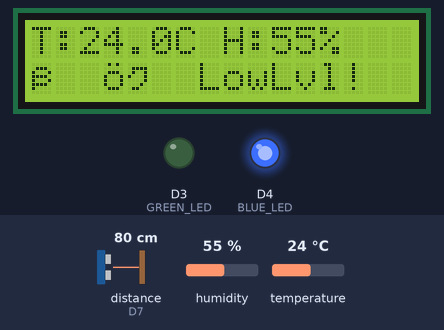
A sketch run on a simulated ESP8266 (NodeMCU). Shown: 16×2 character LCD, output pins drawn as LEDs (lit = HIGH). Wiring (inferred from the names in the program): ultrasonic range finder: trigger D6; echo D7. The inputs (shaded band) are chosen by the test bench; at power-on: distance to the obstacle (sensor on D7) 80 cm, humidity 55 %, temperature 24 °C. The echo pulse lasts 58.3 µs per cm; WiFi joins after 1.5 s; servers stay silent unless stated; uploads are accepted with an empty reply; the local clock reads 2024-03-15 10:24:30 at power-on unless the sketch sets it; pins used as bus, display or sensor lines are not drawn; what the sketch prints to the serial monitor is not drawn.

Above: at 7.5 s.
7.6 s: distance to the obstacle (sensor on D7) set to 29 cm
19.8 s: distance to the obstacle (sensor on D7) set to 24 cm
At 20.5 s:
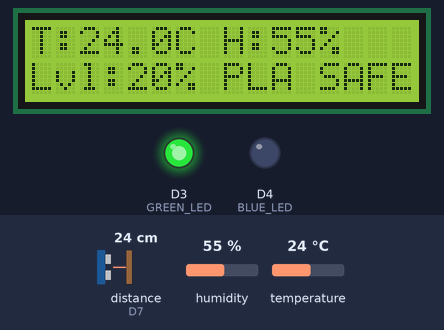
23.1 s: humidity set to 59 %
At 27.5 s:
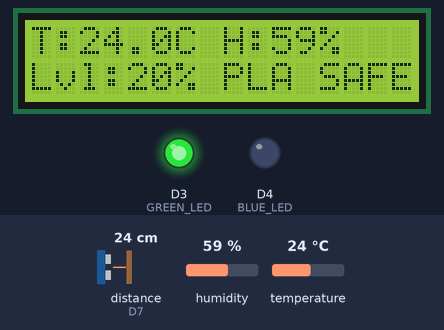
27.8 s: humidity set to 62 %
At 33.2 s:
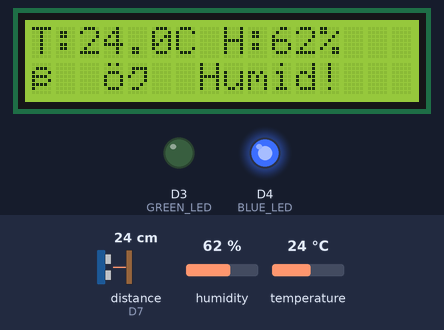
34.3 s: temperature set to 29 °C
At 40.1 s:
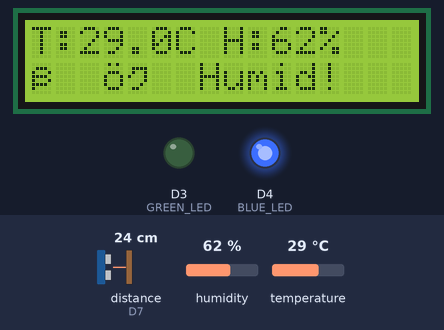
40.8 s: temperature set to 32 °C
At 47.0 s:
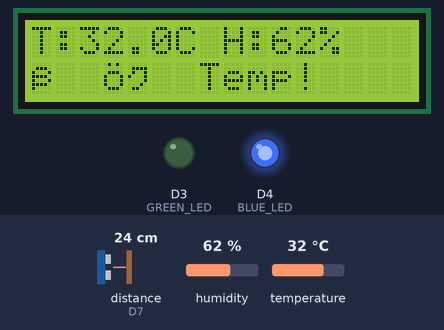
Timing chart, 0 to 48.3 s (numbered marks = the images above; inputs shaded):
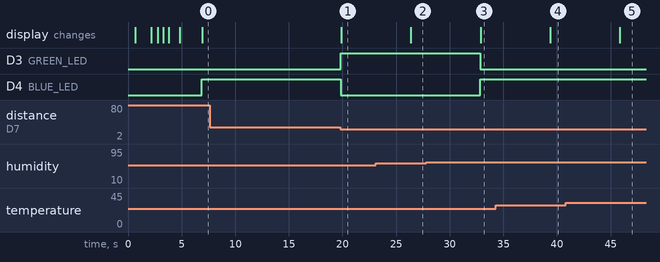

The sketch:

nodemcu_aws_local.ino
```cpp
#include <ESP8266WiFi.h>
#include <ESP8266HTTPClient.h> // Built-in: Handles both KVDB cloud and secure AWS HTTP requests
#include <WiFiClientSecure.h>  // Built-in: Handles secure SSL handshake
#include <Wire.h>
#include <LiquidCrystal_I2C.h>
#include <DHT11.h>
#include <time.h>

// ==========================================
// 1. WI-FI & CLOUD CONFIGURATION
// ==========================================
const char* ssid = "REMAC";
const char* password = "12345678";

// AWS IoT Core HTTPS REST Settings (No MQTT library required!)
const char* aws_endpoint = "a1kneu9xpfe402-ats.iot.eu-north-1.amazonaws.com";
const char* aws_topic = "remac/node1/data";

// Vercel cloud server URL (exposes your private telemetry endpoints)
const String vercel_project_name = "YOUR_VERCEL_PROJECT"; // <-- CHANGE THIS to your Vercel project name!
const String cloud_server_url = "https://" + vercel_project_name + ".vercel.app/api/telemetry/1";

// ==========================================
// 2. AWS SECURITY CERTIFICATES (PEM format)
// ==========================================

// Amazon Root CA 1
const char* AWS_CERT_CA = R"EOF(
-----BEGIN CERTIFICATE-----
MIIDQTCCAimgAwIBAgITBmyfz5m/jAo54vB4ikPmljZbyjANBgkqhkiG9w0BAQsF
ADA5MQswCQYDVQQGEwJVUzEPMA0GA1UEChMGQW1hem9uMRkwFwYDVQQDExBBbWF6
b24gUm9vdCBDQSAxMB4XDTE1MDUyNjAwMDAwMFoXDTM4MDExNzAwMDAwMFowOTEL
MAkGA1UEBhMCVVMxDzANBgNVBAoTBkFtYXpvbjEZMBcGA1UEAxMQQW1hem9uIFJv
b3QgQ0EgMTCCASIwDQYJKoZIhvcNAQEBBQADggEPADCCAQoCggEBALJ4gHHKeNXj
ca9HgFB0fW7Y14h29Jlo91ghYPl0hAEvrAIthtOgQ3pOsqTQNroBvo3bSMgHFzZM
9O6II8c+6zf1tRn4SWiw3te5djgdYZ6k/oI2peVKVuRF4fn9tBb6dNqcmzU5L/qw
IFAGbHrQgLKm+a/sRxmPUDgH3KKHOVj4utWp+UhnMJbulHheb4mjUcAwhmahRWa6
VOujw5H5SNz/0egwLX0tdHA114gk957EWW67c4cX8jJGKLhD+rcdqsq08p8kDi1L
93FcXmn/6pUCyziKrlA4b9v7LWIbxcceVOF34GfID5yHI9Y/QCB/IIDEgEw+OyQm
jgSubJrIqg0CAwEAAaNCMEAwDwYDVR0TAQH/BAUwAwEB/zAOBgNVHQ8BAf8EBAMC
AYYWHQYDVR0OBBYEFIQYzIU07LwMlJQuCFmcx7IQTgoIMA0GCSqGSIb3DQEBCwUA
A4IBAQCY8jdaQZChGsV2USggNiMOruYou6r4lK5IpDB/G/wkjUu0yKGX9rbxenDI
U5PMCCjjmCXPI6T53iHTfIUJrU6adTrCC2qJeHZERxhlbI1Bjjt/msv0tadQ1wUs
N+gDS63pYaACbvXy8MWy7Vu33PqUXHeeE6V/Uq2V8viTO96LXFvKWlJbYK8U90vv
o/ufQJVtMVT8QtPHRh8jrdkPSHCa2XV4cdFyQzR1bldZwgJcJmApzyMZFo6IQ6XU
5MsI+yMRQ+hDKXJioaldXgjUkK642M4UwtBV8ob2xJNDd2ZhwLnoQdeXeGADbkpy
rqXRfboQnoZsG4q5WTP468SQvvG5
-----END CERTIFICATE-----
)EOF";

// Client Certificate
const char* AWS_CERT_CRT = R"EOF(
-----BEGIN CERTIFICATE-----
MIIDWTCCAkGgAwIBAgIUUAyAqjAsJp1rfWjO270c3bQ7NewwDQYJKoZIhvcNAQEL
BQAwTTFLMEkGA1UECwxCQW1hem9uIFdlYiBTZXJ2aWNlcyBPPUFtYXpvbi5jb20g
SW5jLiBMPVNlYXR0bGUgU1Q9V2FzaGluZ3RvbiBDPVVTMB4XDTI2MDYyODExMTYy
MVoXDTQ5MTIzMTIzNTk1OVowHjEcMBoGA1UEAwwTQVdTIElvVCBDZXJ0aWZpY2F0
ZTCCASIwDQYJKoZIhvcNAQEBBQADggEPADCCAQoCggEBANn3QKOnBY5VGlqVeqK1
BrFA8x22TtvHtm6GsYUo11pPC/ca53IQOHIX1fMfBwE2C6D3kXdoOPANvamF/lVl
V9TnR2hnrH/n2XnFIv+/WK6ajzMp4oEOvRXbGd+L5L5qUkEwP9SAmRkeu7VzC6Te
TqR0lqzlQrfwyxaNcN1Bf767uSlQedz3yaZnFJdOOM3gXN28F00mADs/JLDzfvpz
4+XUR2u2InPZsDJdfBEe0b+qrP7TW7kNzEgZBOlh8MmcRNyqaGs8ZsY07rEMKJP3
XhU9AxAZ9lnEdngzOUsgxn7BRMLT0lbMuSA9+an1nD3rlkSm0EHzy3R1gqXHQMSU
daMCAwEAAaNgMF4wHwYDVR0jBBgwFoAUsySfte+GiXMfiJbNhtyeLvBfgo8wHQYD
VR0OBBYEFG6+DdlJw+CC9BrBGP9aiyrIMTjRMAwGA1UdEwEB/wQCMAAwDgYDVR0P
AQH/BAQDAgeAMA0GCSqGSIb3DQEBCwUAA4IBAQB0IEgW43ZXGqOkMghI2HouGeut
lUmNtkSujGpiCKj+yTF4tJAUJnoM6ZJRZFgPAYmJguCxpP6gzZ+FguEHYwHzcq0Q
jVAs9vWJ85/YrTWOqV3yd+KNwRZjeosG+rWhyCQRCEQjVktLM4KS6fy5hYDCqnc9
h38n2mfexPRYeoF0Og4y2uvziY6DzKrPixahLzCNLYtCfOoDekjX2Vy6xqbDV25b
cLsVPEyq64SbMRzmUHN75R3VhlLoLqdbqv2YaHcxrOcGCKCRFjP9lk216PBnmMMb
/A1WGK41yba2vtbtx7D8otfF5jP3n+w1TXnSnCRi7NwuC/fvQm1oNOVE/0F/
-----END CERTIFICATE-----
)EOF";

// Private Key
const char* AWS_CERT_PRIVATE = R"EOF(
-----BEGIN RSA PRIVATE KEY-----
MIIEpAIBAAKCAQEA2fdAo6cFjlUaWpV6orUGsUDzHbZO28e2boaxhSjXWk8L9xrn
chA4chfV8x8HATYLoPeRd2g48A29qYX+VWVX1OdHaGesf+fZecUi/79YrpqPMyni
gQ69FdsZ34vkvmpSQTA/1ICZGR67tXMLpN5OpHSWrOVCt/DLFo1w3UF/vru5KVB5
3PfJpmcUl044zeBc3bwXTSYAOz8ksPN++nPj5dRHa7Yic9mwMl18ER7Rv6qs/tNb
uQ3MSBkE6WHwyZxE3KpoazxmxjTusQwok/deFT0DEBn2WcR2eDM5SyDGfsFEwtPS
Vsy5ID35qfWcPeuWRKbQQfPLdHWCpcdAxJR1owIDAQABAoIBABIWABkUPNPIn/0w
NhLWLo36s7GddQGrmqmlJ4nDD8uAj5+bbeT7D5P4AlrAEla5Y1Gh+UINNdxFZ51v
buErHZSe9D/nilq6pEMEZpkOCY/DZ2p5aUAINwxfN9BizUI3lEewdztsyEdbU3wE
5cxyXdgrjG0gQN7+bfubFOhnDPCIf+GBzBn/37yxKYOZaU49/N2jmysMU1q8Gr63
lRfucR+Y6vItrtqDhVRwvLapYqDBhCelkB3FlSaXInPYcHBVvTlAcN3m+9M97LKz
2Ek8yoLyGZ8U9uoai3kppgrbeX55rqs3dbJemGcuBS9pfzaZwmmMLMH6Gh3VFjXK
8oMAFGECgYEA9ssCgumMYBFQiSEG248aJld80WA6j93uVW/kdB3vdCOm9wbx9913
SR+0nYiz/ulbpE4aY6hDyUypTRehLQ5XoWVdpokzokSFN+jKsEUrOdQkEDp9Vaxx
Ryf3fA1QLVemyFzcvsQ4AJx3zCMJzATEheOUCpn/tlkcp0+Ovp6jGQsCgYEA4hjt
8qEhtB/Tf6g65L8jFtAKUlKgwdm3Xar28sgDliu4QdeyUq/hzEnUaE5SGFCbEOvE
7//zNPgIkn0piuvXoYlMeCVEGKsH7/9PK225Cl/zWulDFsmwsqtqAWJGRaRdX9Pt
znkNSx7SrtMnAXXVw00V3WATJfaSMYnzMq+o5MkCgYB3UfPm45AxKm3rvwIXyXp1
Kzt357Sotj5zJGQqGAcb+djR+pOmqXbw7dlfiSatipn6OKDdqg8MFnqMgW414IdR
yzaaPB+wxrw6Kd1FmEur6/t7tSu/7l3eb15ipfUr1wMWQH+h5DDHat8o3Y/xCiUS
LtP2xDo0KaWG5xo243ArvQKBgQCuG2po08IjdfqlLEQl0DZSI+Q+3pgijuhQPg4q
iPGSG5qpQVN1rzEe4p+prt4zESdIEXa3Jg7/9ByNycpKyzBimVsEjhXxNQtIuf8a
P0UmAxtgH45lJu1luPBJnobkrBynZYiT3c3p0hOFQt6flkEFQwAaWBiGvGh5s3RO
zMwvWQKBgQC+Qbb0c+cZlgcTG/cyRQ/xkIS5rrDPy/g0B/klIJMWAKoIy+e5tBIo
6n4Ev29ZwrNMi8R+ig/rlY/09uO/fVH1wxltYlg15DreJ2zLGfrCWVQIjaquSMXY
Ib+Zf3ytG80g1jsnPMsR1rirHV5R109o+fQLpErN8mw20jeXbsRw+Q==
-----END RSA PRIVATE KEY-----
)EOF";

// ==========================================
// 3. HARDWARE PIN DEFINITIONS & MODULES
// ==========================================
#define DHTPIN D5
#define TRIG D6
#define ECHO D7
#define GREEN_LED D3
#define BLUE_LED D4
#define TANK_HEIGHT 30.0

LiquidCrystal_I2C lcd(0x27, 16, 2);
DHT11 dht11(DHTPIN);

// WiFi Clients
WiFiClientSecure wifiSecureClient;   // Handles secure SSL handshake for AWS IoT Core
WiFiClientSecure wifiClientInsecure; // Handles SSL logic for cloud backups if needed
WiFiClient localClient;             // Handles unencrypted local HTTP requests to your PC server
time_t nowTime;

// BearSSL Certificate Wrapper Objects for AWS
BearSSL::X509List caCert(AWS_CERT_CA);
BearSSL::X509List clientCert(AWS_CERT_CRT);
BearSSL::PrivateKey clientKey(AWS_CERT_PRIVATE);

// Thresholds & Status variables
String material = "PLA";
const float TEMP_LIMIT = 30.0;
const float HUM_LIMIT = 60.0;
const float LEVEL_LIMIT = 15.0;

// Variables to cache sensor readings
float currentTemp = 0.0;
float currentHum = 0.0;
float currentLevel = 0.0;
bool hasCurrentAlert = false;
bool isTempAlert = false;
bool isHumAlert = false;
bool isLevelAlert = false;

// ==========================================
// 4. FUNCTION DEFINITIONS
// ==========================================

void connectToWiFi() {
  Serial.print("Connecting to WiFi: ");
  Serial.println(ssid);

  lcd.clear();
  lcd.setCursor(0, 0);
  lcd.print("WiFi Connecting");

  WiFi.disconnect();
  WiFi.mode(WIFI_STA);
  delay(100);
  WiFi.begin(ssid, password);

  int counter = 0;
  while (WiFi.status() != WL_CONNECTED) {
    delay(500);
    Serial.print(".");
    lcd.setCursor(counter % 16, 1);
    lcd.print(".");
    counter++;
    if (counter > 30) {
      Serial.println("\nWiFi timeout! Operating offline.");
      lcd.clear();
      lcd.print("WiFi Offline");
      delay(1000);
      return;
    }
  }

  Serial.println("\nWiFi Connected successfully!");
  lcd.clear();
  lcd.print("WiFi Connected");
  delay(1000);
}

void syncTime() {
  Serial.print("Setting time using SNTP (for AWS SSL certificates)... ");
  lcd.clear();
  lcd.print("Syncing Time...");

  configTime(0, 0, "pool.ntp.org", "time.nist.gov");
  nowTime = time(nullptr);

  int timeout = 0;
  while (nowTime < 8 * 3600 * 2) {
    delay(500);
    Serial.print(".");
    nowTime = time(nullptr);
    timeout++;
    if (timeout > 30) {
      Serial.println("\nFailed to sync time! AWS Core connection might fail.");
      lcd.clear();
      lcd.print("Time Sync Fail");
      delay(1000);
      return;
    }
  }

  Serial.println("\nTime synchronized successfully!");
  lcd.clear();
  lcd.print("Time Synced!");
  delay(1000);
}

float getDistance() {
  digitalWrite(TRIG, LOW);
  delayMicroseconds(2);
  digitalWrite(TRIG, HIGH);
  delayMicroseconds(10);
  digitalWrite(TRIG, LOW);

  long duration = pulseIn(ECHO, HIGH, 30000);
  if (duration == 0) return -1.0;
  return duration * 0.0343 / 2.0;
}

void updateLCD() {
  lcd.clear();
  // Display Live Readings on top line, status & alert warning on bottom line
  lcd.setCursor(0, 0);
  lcd.print("T:"); lcd.print(currentTemp, 1); lcd.print("C H:"); lcd.print(currentHum, 0); lcd.print("%");

  lcd.setCursor(0, 1);
  if (hasCurrentAlert) {
    lcd.print("⚠️ ");
    if (isTempAlert) lcd.print("Temp!");
    else if (isHumAlert) lcd.print("Humid!");
    else if (isLevelAlert) lcd.print("LowLvl!");
  } else {
    lcd.print("Lvl:"); lcd.print(currentLevel, 0); lcd.print("% PLA SAFE");
  }
}

// ==========================================
// 5. MAIN SETUP & LOOP
// ==========================================
void setup() {
  Serial.begin(115200);
  delay(500);

  pinMode(TRIG, OUTPUT);
  pinMode(ECHO, INPUT);
  pinMode(GREEN_LED, OUTPUT);
  pinMode(BLUE_LED, OUTPUT);

  digitalWrite(GREEN_LED, LOW);
  digitalWrite(BLUE_LED, LOW);

  Wire.begin(D2, D1); // SDA = D2, SCL = D1

  lcd.begin(16, 2);
  lcd.init();
  lcd.backlight();
  lcd.clear();
  lcd.print("REMAC system");
  lcd.setCursor(0, 1);
  lcd.print("Booting up...");
  delay(1500);

  connectToWiFi();

  // Set insecure mode for KVDB.io cloud uploads to bypass CA certificate check (saves RAM!)
  wifiClientInsecure.setInsecure();

  if (WiFi.status() == WL_CONNECTED) {
    syncTime();
  }
}

void loop() {
  // 1. Read Sensors (Happens exactly once every 5 seconds)
  float temperature = dht11.readTemperature();
  float humidity = dht11.readHumidity();
  float distance = getDistance();
  float level = 0.0;

  if (isnan(temperature)) temperature = currentTemp;
  if (isnan(humidity)) humidity = currentHum;

  if (distance < 0) {
    level = currentLevel;
  } else {
    level = ((TANK_HEIGHT - distance) / TANK_HEIGHT) * 100.0;
    if (level > 100) level = 100.0;
    if (level < 0) level = 0.0;
  }

  // Set alert statuses
  isTempAlert = temperature > TEMP_LIMIT;
  isHumAlert = humidity > HUM_LIMIT;
  isLevelAlert = level < LEVEL_LIMIT;
  hasCurrentAlert = isTempAlert || isHumAlert || isLevelAlert;

  // LED logic
  if (hasCurrentAlert) {
    digitalWrite(GREEN_LED, LOW);
    digitalWrite(BLUE_LED, HIGH); // Alarm LED
  } else {
    digitalWrite(GREEN_LED, HIGH); // Safe LED
    digitalWrite(BLUE_LED, LOW);
  }

  String statusStr = hasCurrentAlert ? "DANGER" : "SAFE";
  String alertStr = "None";
  if (isTempAlert && isHumAlert && isLevelAlert) alertStr = "High Temp + High Humid + Low Material";
  else if (isTempAlert && isHumAlert) alertStr = "High Temperature + High Humidity";
  else if (isTempAlert && isLevelAlert) alertStr = "High Temperature + Low Material";
  else if (isHumAlert && isLevelAlert) alertStr = "High Humidity + Low Material";
  else if (isTempAlert) alertStr = "High Temperature";
  else if (isHumAlert) alertStr = "High Humidity";
  else if (isLevelAlert) alertStr = "Low Material Level";

  // Cache values globally
  currentTemp = temperature;
  currentHum = humidity;
  currentLevel = level;

  // 2. Display on LCD and Serial Monitor
  updateLCD();

  time_t now = time(nullptr);
  String timestampStr;
  if (now > 8 * 3600 * 2) {
    struct tm* timeinfo = localtime(&now);
    char timeBuffer[20];
    strftime(timeBuffer, sizeof(timeBuffer), "%H:%M:%S", timeinfo);
    timestampStr = String(timeBuffer);
  } else {
    timestampStr = String(millis() / 1000) + "s";
  }

  Serial.println("==========================================");
  Serial.print("Timestamp   : "); Serial.println(timestampStr);
  Serial.print("Temperature : "); Serial.print(temperature); Serial.println(" C");
  Serial.print("Humidity    : "); Serial.print(humidity); Serial.println(" %");
  Serial.print("Level       : "); Serial.print(level); Serial.println(" %");
  Serial.print("Alerts      : "); Serial.println(alertStr);

  // ==========================================
  // A. UPLOAD TO CLOUD TELEMETRY STORAGE (JSONBlob - Direct Internet Upload)
  // ==========================================
  if (WiFi.status() == WL_CONNECTED) {
    HTTPClient http;

    // We send to the secure cloud endpoint directly! No local server needed on PC!
    http.begin(wifiClientInsecure, cloud_server_url);
    http.addHeader("Content-Type", "application/json");

    String jsonPayload = "{";
    jsonPayload += "\"device\":\"REMAC_PET_001\",";
    jsonPayload += "\"timestamp\":\"" + timestampStr + "\",";
    jsonPayload += "\"temperature\":" + String(temperature, 1) + ",";
    jsonPayload += "\"humidity\":" + String(humidity, 1) + ",";
    jsonPayload += "\"distance\":" + String(distance, 1) + ",";
    jsonPayload += "\"material_level\":" + String(level, 1) + ",";
    jsonPayload += "\"status\":\"" + statusStr + "\",";
    jsonPayload += "\"active_alert\":\"" + alertStr + "\",";
    jsonPayload += "\"random_forest\":\"" + statusStr + "\",";
    jsonPayload += "\"isolation_forest\":\"" + String(hasCurrentAlert ? "ANOMALY" : "NORMAL") + "\",";
    jsonPayload += "\"temperature_risk\":" + String((temperature / 40.0) * 100, 1) + ",";
    jsonPayload += "\"humidity_risk\":" + String((humidity / 60.0) * 100, 1);
    jsonPayload += "}";

    Serial.print("Uploading to Dashboard... ");
    int httpResponseCode = http.PUT(jsonPayload); // PUT updates our telemetry endpoint on the local PC server
    Serial.println(httpResponseCode); // Prints 200 on success!
    http.end();
  } else {
    Serial.println("Dashboard upload skipped (WiFi disconnected).");
  }

  // ==========================================
  // B. UPLOAD TO AWS IOT CORE (HTTPS POST port 8443)
  // ==========================================
  if (WiFi.status() == WL_CONNECTED) {
    HTTPClient http;

    // Configure BearSSL securely using native methods
    wifiSecureClient.setBufferSizes(2048, 1024); // Optimize handshakes for ESP8266 RAM
    wifiSecureClient.setTrustAnchors(&caCert);
    wifiSecureClient.setClientRSACert(&clientCert, &clientKey);

    // AWS IoT Core HTTPS REST publish endpoint
    String awsUrl = "https://" + String(aws_endpoint) + ":8443/topics/" + String(aws_topic) + "?qos=1";

    http.begin(wifiSecureClient, awsUrl);
    http.addHeader("Content-Type", "application/json");

    String awsPayload = "{";
    awsPayload += "\"device_id\":\"REMAC_PET_001\",";
    awsPayload += "\"temperature\":" + String(temperature, 1) + ",";
    awsPayload += "\"humidity\":" + String(humidity, 1) + ",";
    awsPayload += "\"proximity\":" + String(distance, 1) + ",";
    awsPayload += "\"material_level\":" + String(level, 1) + ",";
    awsPayload += "\"status\":\"" + statusStr + "\",";
    awsPayload += "\"active_alerts\":\"" + alertStr + "\"";
    awsPayload += "}";

    Serial.print("Publishing to AWS IoT Core... ");
    int awsResponseCode = http.POST(awsPayload);
    if (awsResponseCode > 0) {
      Serial.println(awsResponseCode); // Prints 200/202 on success!
    } else {
      Serial.print("Failed: ");
      Serial.println(http.errorToString(awsResponseCode).c_str());
    }
    http.end();
  } else {
    Serial.println("AWS upload skipped (offline).");
  }

  // Delay exactly 5 seconds before the next iteration
  delay(5000);
}
```

Measured:
- the behaviour switches between 26 and 25 cm on distance to the obstacle (sensor on D7) (found by bisection; images 0 and 1)
- the behaviour switches between 60 and 61 % on humidity (found by bisection; images 2 and 3)
- the behaviour switches between 30 and 31 °C on temperature (found by bisection; images 4 and 5)
- after the input at 7.6 s, every drawn part: stays the same
- after the input at 19.8 s, D3 (GREEN_LED): LOW → HIGH after 0.05 s; D4 (BLUE_LED): HIGH → LOW after 0.05 s; the display: changes after 0.10 s (image 1)
- after the input at 23.1 s, the display: changes after 3.3 s (image 2)
- after the input at 27.8 s, D3 (GREEN_LED): HIGH → LOW after 5.0 s; D4 (BLUE_LED): LOW → HIGH after 5.0 s; the display: changes after 5.1 s (image 3)
- after the input at 34.3 s, the display: changes after 5.1 s (image 4)
- after the input at 40.8 s, the display: changes after 5.0 s (image 5)
